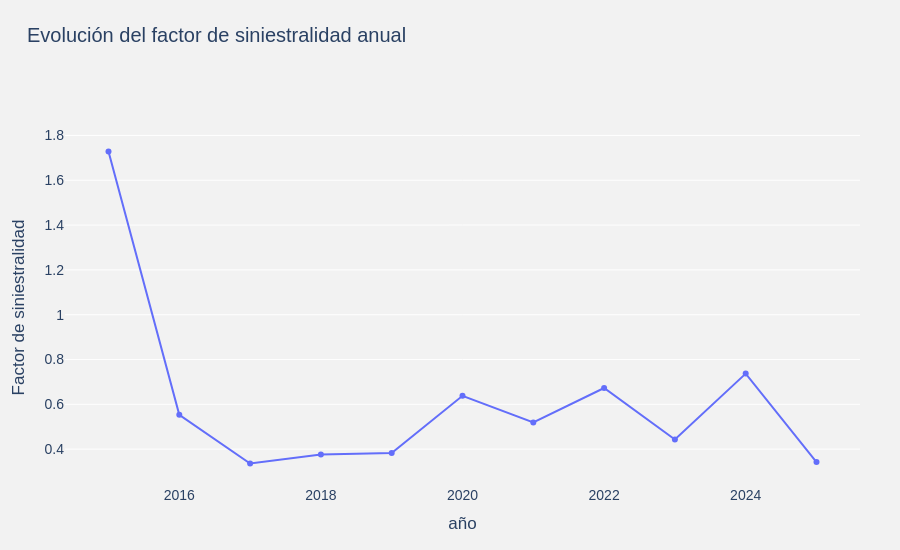

The notebook cell saved with this chart:
### Code cell
# ------------------------------------------------------
# Evolución del factor de siniestralidad anual por año
# ------------------------------------------------------

fig = px.line(
    factor_anual,
    x=factor_anual.index,
    y=factor_anual.values,
    markers=True,
    title="Evolución del factor de siniestralidad anual",
    labels={"x": "Año", "y": "Factor de siniestralidad"},
)

fig.update_traces(
    line=dict(width=2, color="#636EFA"),
    marker=dict(size=6)
)

fig.update_layout(
    template="plotly",

    # Fondo
    paper_bgcolor="#F2F2F2",
    plot_bgcolor="#F2F2F2",

    # Tipografía
    font=dict(
        family="Arial",
        size=14,
        color="#2A4163"
    ),

    # Título
    title=dict(
        x=0.03,
        y=0.95,
        font=dict(size=20)
    ),

    # Espacios
    margin=dict(
        l=65,
        r=40,
        b=65,
        t=130
    ),

    # Interacción
    hovermode="x unified",
    showlegend=False,

    # Dimensiones
    height=550
)

# Eje X
fig.update_xaxes(
    showgrid=False,
    zeroline=False,
    showline=False
)

# Eje Y
fig.update_yaxes(
    showgrid=True,
    gridcolor="white",
    gridwidth=1,
    zeroline=False,
    showline=False
)

fig.show()

### Figure 1 — Plotly figure (JSON) as saved in the notebook; plotly's stock layout.template omitted (floating-point values rounded to 4 significant figures)
{"data": [{"hovertemplate": "año=%{x}<br>Factor de siniestralidad=%{y}<extra></extra>", "legendgroup": "", "line": {"color": "#636EFA", "dash": "solid", "width": 2}, "marker": {"size": 6, "symbol": "circle"}, "mode": "lines+markers", "name": "", "orientation": "v", "showlegend": false, "type": "scatter", "x": [2015, 2016, 2017, 2018, 2019, 2020, 2021, 2022, 2023, 2024, 2025], "xaxis": "x", "y": [1.728, 0.5534, 0.336, 0.3764, 0.3824, 0.6382, 0.5192, 0.673, 0.443, 0.7371, 0.3427], "yaxis": "y"}], "layout": {"font": {"color": "#2A4163", "family": "Arial", "size": 14}, "height": 550, "hovermode": "x unified", "legend": {"tracegroupgap": 0}, "margin": {"b": 65, "l": 65, "r": 40, "t": 130}, "paper_bgcolor": "#F2F2F2", "plot_bgcolor": "#F2F2F2", "showlegend": false, "title": {"font": {"size": 20}, "text": "Evolución del factor de siniestralidad anual", "x": 0.03, "y": 0.95}, "xaxis": {"anchor": "y", "domain": [0, 1], "showgrid": false, "showline": false, "title": {"text": "año"}, "zeroline": false}, "yaxis": {"anchor": "x", "domain": [0, 1], "gridcolor": "white", "gridwidth": 1, "showgrid": true, "showline": false, "title": {"text": "Factor de siniestralidad"}, "zeroline": false}}}
